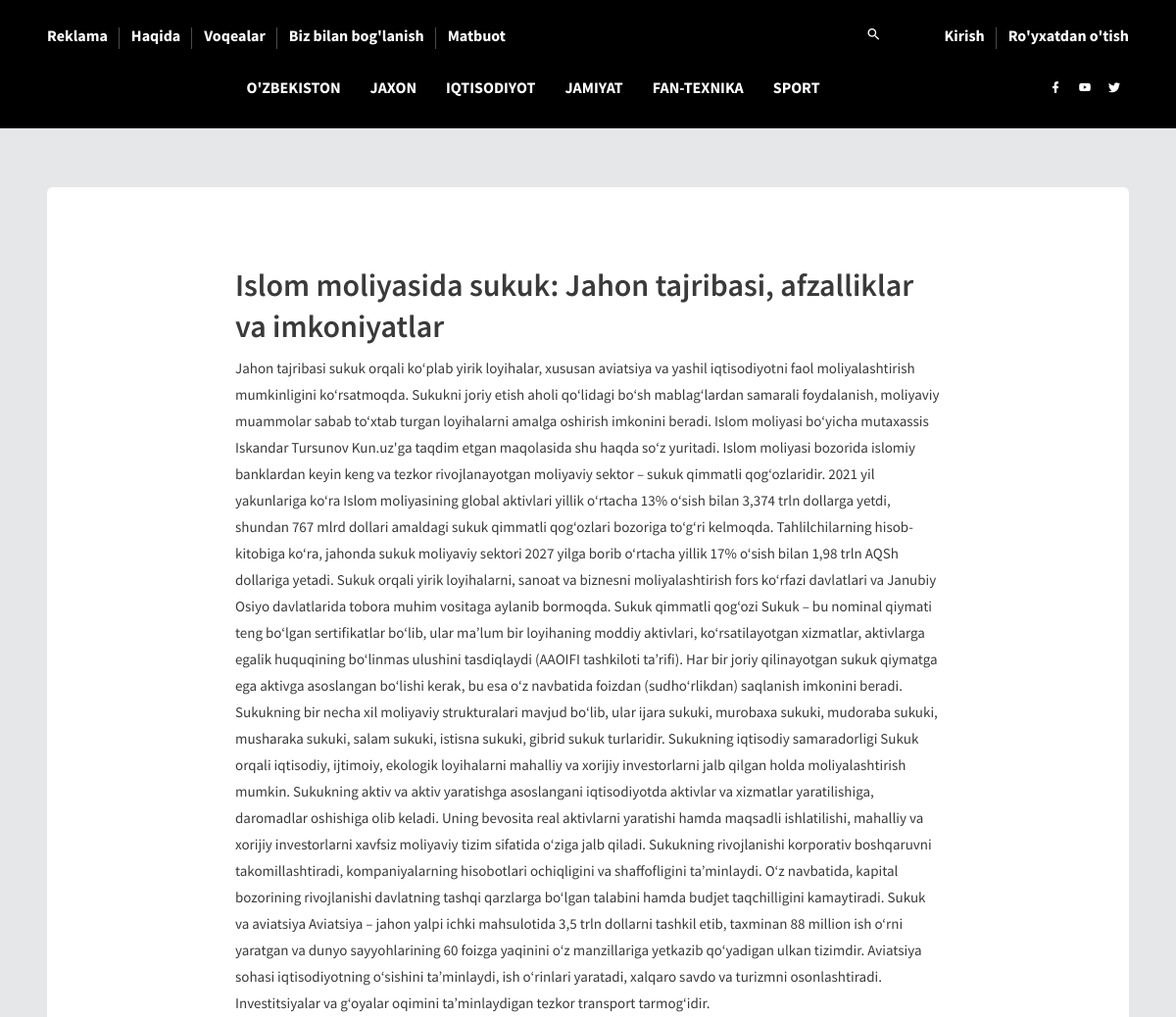
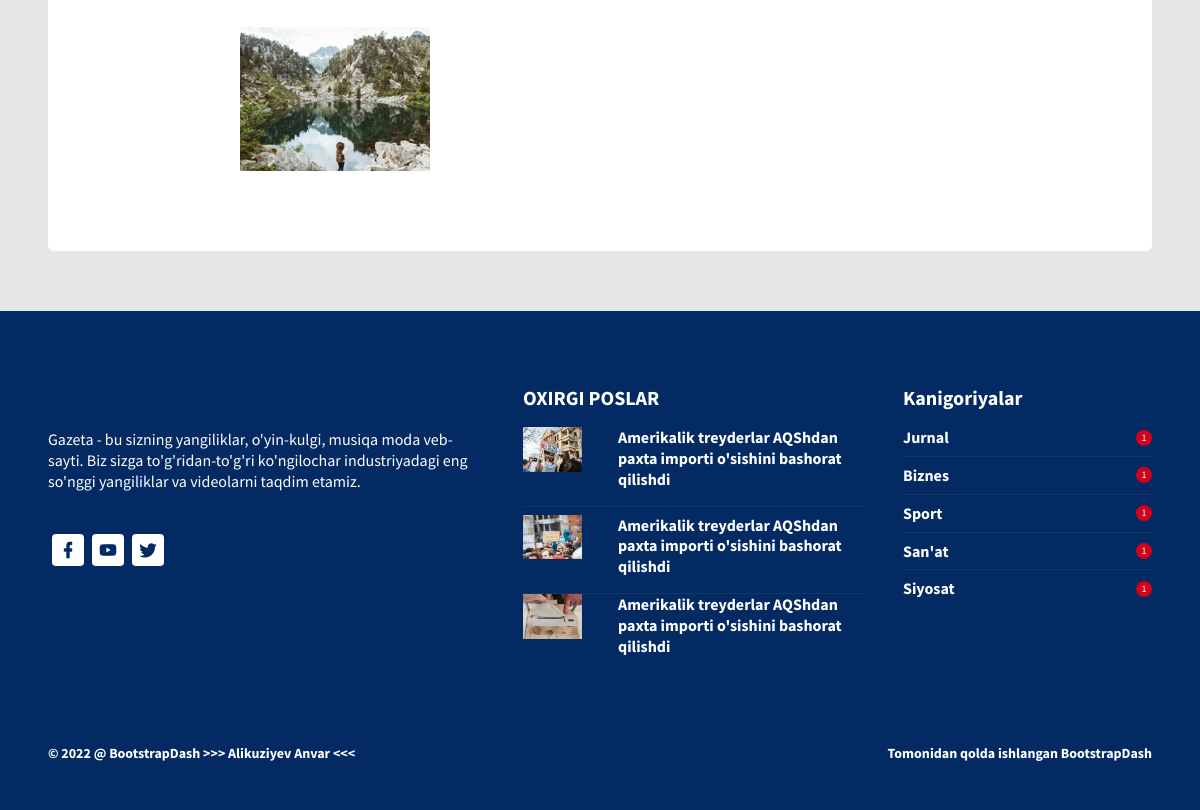
The app's page /postdetail/4/ with its own data (2 pictures, top to bottom).
### my_app/models.py (models this page shows, shortened)
class News(models.Model):
	title = models.CharField(max_length=250,null=False,blank=False)
	image = models.ImageField(upload_to="images/",blank=True)
	text = RichTextField()
	category = models.ForeignKey(Category,blank=False,null=True,on_delete=models.SET_NULL)
	category_at = models.DateTimeField(auto_now_add=True)

### my_app/views.py (the view)
# urls.py: path('postdetail/<int:news_id>/',views.post_detail,name="post_detail")
def post_detail(request,news_id):
    stri = get_object_or_404(News,pk=news_id)
    string1 = News.objects.all().filter(category_id=news_id)
    ctx = {
        "new":stri,
        "asd":string1,
    }
    return render(request, "post_detail.html",ctx)

### templates/post_detail.html
{% extends 'base.html' %}
{% block content %}
      <div class="content-wrapper">
        <div class="container">
          <div class="row">
            <div class="col-sm-12">
              <div class="card" data-aos="fade-up">
                <div class="card-body">
                  <div class="aboutus-wrapper">
                    <h1 class="mt-5">
                      {{ new.title  }}
                    </h1>
                    <p class="font-weight-600 fs-15">
                      {{ new.text | safe}}
                    </p>
                    <br>
                    <img
                      src="http://127.0.0.1:8000/media/{{ new.image }}"
                      alt="banner"
                      class="img-fluid mb-5"
                    />
                  </div>
                </div>
              </div>
            </div>
          </div>
        </div>
      </div>
    </div>
{% endblock content %}

### records on screen
News: title "Islom moliyasida sukuk: Jahon tajribasi, afzalliklar va imkoniyatlar", text "Jahon tajribasi sukuk orqali ko‘plab yirik loyihalar, xususan aviatsiya va yashil iqtisodiyotni faol moliyalashtirish mumkinligini ko‘rsatmoqda. Sukukni joriy etish aholi qo‘lidagi bo‘sh mablag‘lardan samarali foydalanish, moliyaviy muammolar sabab to‘xtab turgan loyihalarni amalga oshirish imkonini beradi. Islom moliyasi bo‘yicha mutaxassis Iskandar Tursunov Kun.uz'ga taqdim etgan maqolasida shu haqda so‘z yuritadi. Islom moliyasi bozorida islomiy banklardan keyin keng va tezkor rivojlanayotgan moliyaviy sektor – sukuk qimmatli qog‘ozlaridir. 2021 yil yakunlariga ko‘ra Islom moliyasining global aktivlari yillik o‘rtacha 13% o‘sish bilan 3,374 trln dollarga yetdi, shundan 767 mlrd dollari…", image (picture)
